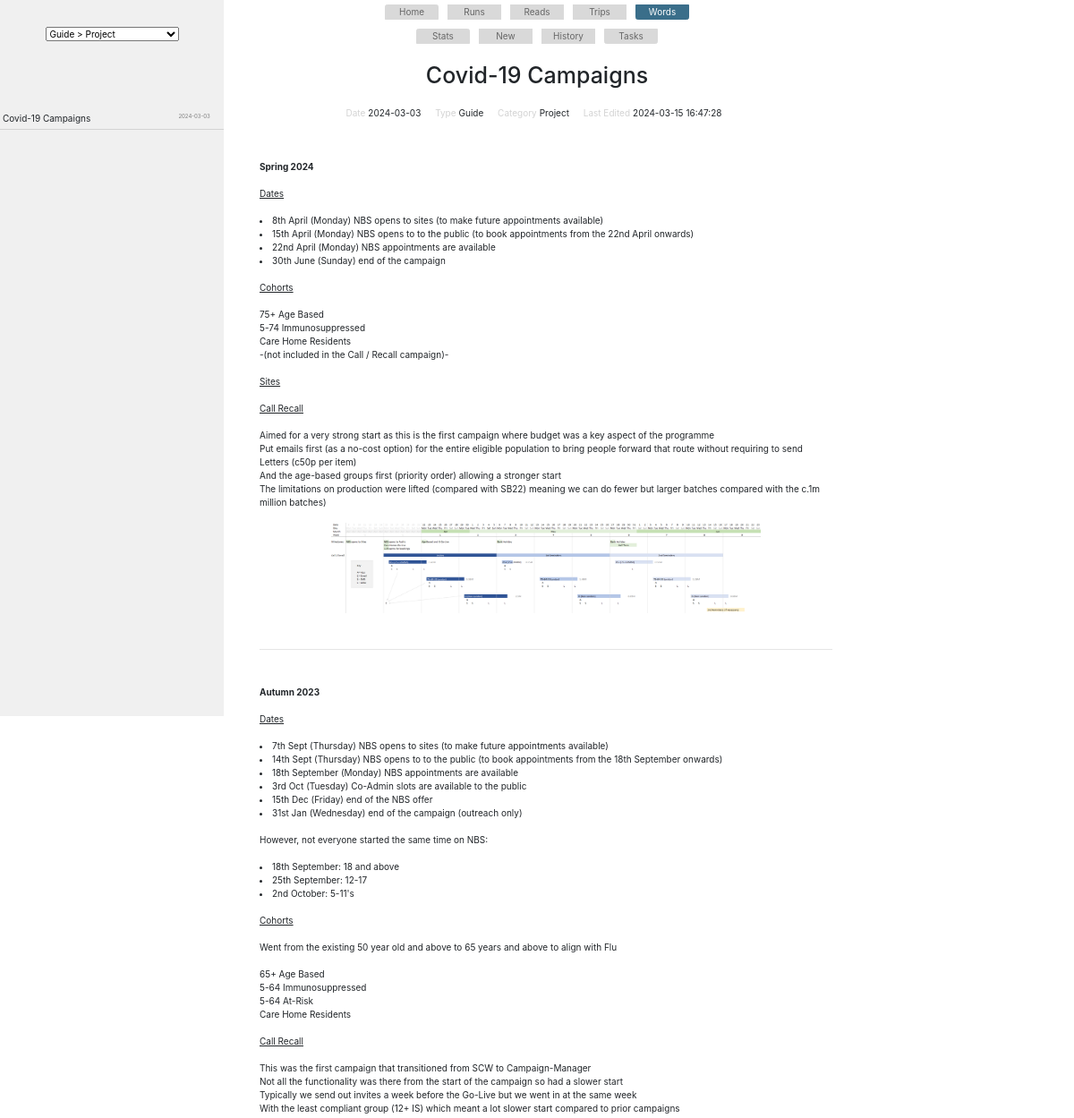
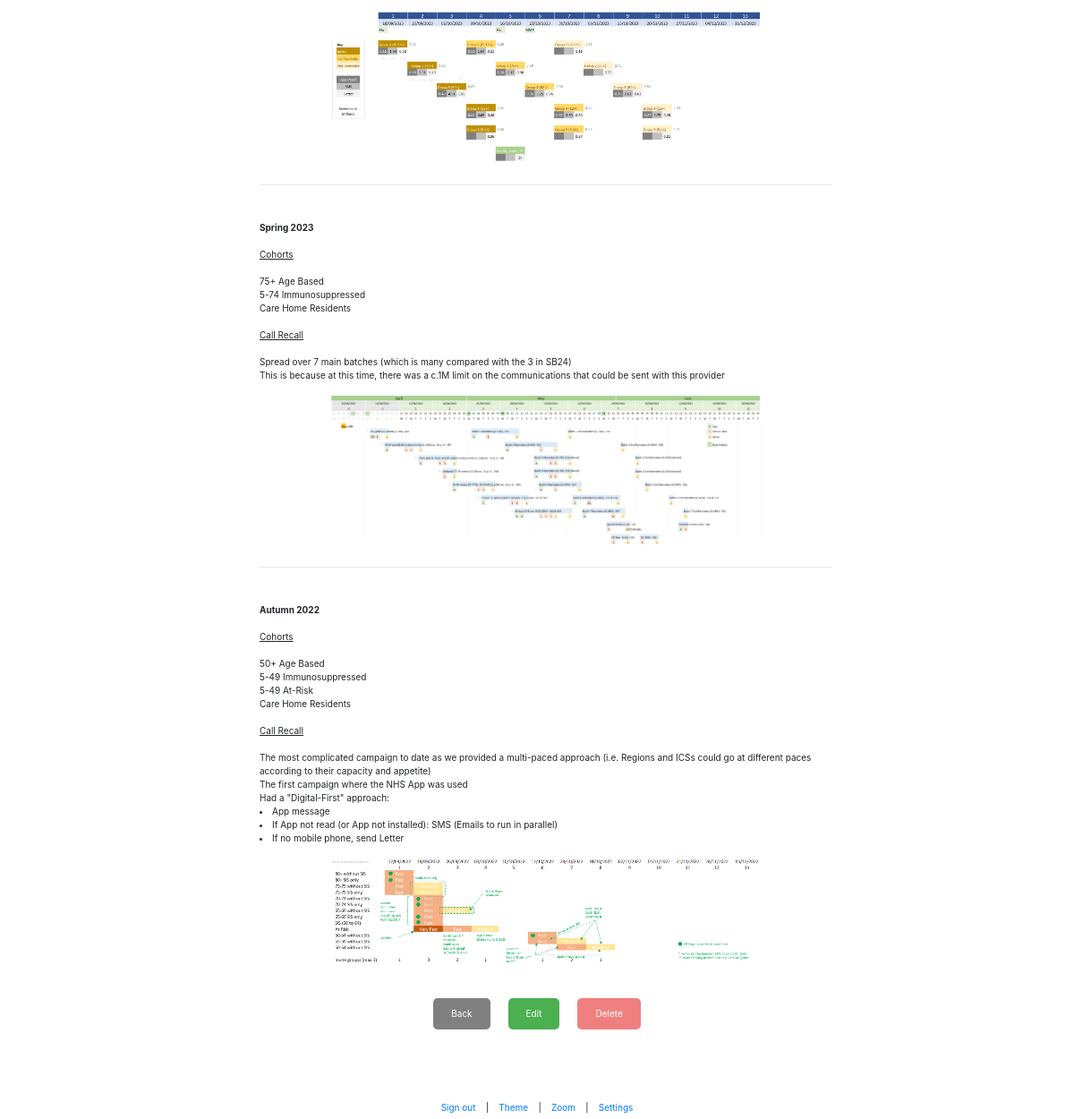
Page /words/note/20240303212355 (signed in) on the committed database (2 pictures, top to bottom).
### app.py (models this page shows)
class Words(db.Model):
    id = db.Column(db.Integer, primary_key=True)
    date_added = db.Column(db.String(20))
    note_date = db.Column(db.String(20))
    note_time = db.Column(db.String(20))
    note_type = db.Column(db.String(200))
    note_category = db.Column(db.String(200))
    note_title = db.Column(db.String(200))
    note_text = db.Column(db.String(2000))
    note_status = db.Column(db.String(200))
    edit_date = db.Column(db.String(20))
    edit_time = db.Column(db.String(20))
    note_tags = db.Column(db.String(200))
    note_original = db.Column(db.Integer)

### app.py (the view)
@app.route('/words/note/<int:note_original>')
@login_required
def words_view(note_original):
    note = Words.query.filter_by(note_original=note_original, note_status='latest').order_by(Words.id.desc()).first()
    notes = Words.query.filter_by(note_status='latest').order_by(Words.note_date.desc())
    note.note_text = re.sub(r'\*\*(.*?)\*\*', r'<b>\1</b>', note.note_text)
    note.note_text = re.sub(r"(https?:\/\/[^\s]+)",r"<a target='_blank' href='\1'>\1</a>", note.note_text).replace('</td>','')
    note.note_text = re.sub(r'\_\_\_', r'<hr>', note.note_text)
    note.note_text = re.sub(r'\-\-(.*?)\-\-', r'<u>\1</u>', note.note_text)
    note.note_text = re.sub(r'\-(.*?)\-$', r'<i>\1</i>', note.note_text)
    note.note_text = re.sub(r'^##(.*)', r'<li class="words_li">\1</li>', note.note_text, flags=re.MULTILINE)
    note.note_text = note.note_text.replace('<table>', '<table class="words_content_table">')
    note.note_text = note.note_text.replace('<table>\r\n', '<table>')
    note.note_text = note.note_text.replace('<th>\r\n', '<th>')
    note.note_text = note.note_text.replace('<tr>\r\n', '<tr>')
    note.note_text = note.note_text.replace('<td>\r\n', '<td>')
    note.note_text = note.note_text.replace('</table>\r\n', '</table>')
    note.note_text = note.note_text.replace('</th>\r\n', '</th>')
    note.note_text = note.note_text.replace('</tr>\r\n', '</tr>')
    note.note_text = note.note_text.replace('</td>\r\n', '</td>')
    note.note_text = note.note_text.replace('</li>\n', '</li>')
    note.note_text = note.note_text.replace('Â£', '£')
    note.note_text = re.sub(r"image>>(.+)", lambda match: f"<img src={url_for('static', filename=f'images/{note.note_original}_{match.group(1).strip()}')} class='words_image center'>", note.note_text)
    note.note_text = note.note_text.replace('\n', '<br>')
    words_config = db.session.query(CONFIG_WORDS_OPTIONS.type,
                                func.group_concat(CONFIG_WORDS_OPTIONS.category, ',').label('categories'),
                                CONFIG_WORDS_OPTIONS.color).group_by(CONFIG_WORDS_OPTIONS.type, CONFIG_WORDS_OPTIONS.color).order_by(CONFIG_WORDS_OPTIONS.id).all()
    words_config_options = [{'type': config.type, 'categories': config.categories.split(','), 'color': config.color} for config in words_config]
    return render_template('words_view.html', note=note, notes=notes, words_options=words_config_options)

### app.py (called while the page is built)
@login_manager.user_loader
def load_user(user_id):
    return User.query.get(int(user_id))

@app.before_request
def before_request():
    if not current_user.is_authenticated and request.endpoint not in ['login', 'static']:
        return redirect(url_for('login'))

### templates/words_view.html (shortened to what this page needs)
{% extends 'base.html' %}
{% block content %}
{% include 'base_words.html' %}
<br/>
<div id="words_view_left_panel">
    <br/>
    <br/>
    <div class="center">
        <select id="words_view_drop_down">
        </select>
    </div>
    <br/>
    <br/>
    <br/>
    <br/>
    <br/>
    <table>
        {% for link in notes %}
        <tr class="words_view_left_panel_link" onclick="window.location='/words/note/{{ link.note_original }}';">
            <td>
                {% if 'Thought' not in link.note_type %}
                    <span class="words_view_left_panel_link_title">{{ link.note_title }}</span>
                {% endif %}
                <span class="words_view_left_panel_link_date">{{link.note_date}}</span>
            </td>
        </tr>
        {% endfor %}
    </table>
</div>
<div id="words_view_main_panel">
    <h1 class="note_title">{{ note.note_title }}</h1>
    <br/>
    <div class="center_wrapper">
        <div class="note_meta_centre_contents">
            <span class="note_meta_label">Date</span><span class="note_meta_value">{{note.note_date}}</span>
            <span class="note_meta_label">Type</span><span class="note_meta_value">{{note.note_type}}</span>
            <span class="note_meta_label">Category</span><span class="note_meta_value">{{note.note_category}}</span>
            <span class="note_meta_label">Last Edited</span><span class="note_meta_value">{{note.edit_date}} {{note.edit_time}}</span>
        </div>
    </div>
    <br/>
    <div class="m-5">
        <div id="word_view_content">
            <div class="note_text_p">{{ note.note_text | safe }}</div>
        </div>
    </div>
    <div class="center_wrapper side_panel">
        <a class="back_button" onclick="history.back()" href="#">Back</a>
        <a class="edit_button" href="/words/note/{{ note.id }}/edit">Edit</a>
        <a class="delete_button" href="/words/note/{{ note.id }}/delete">Delete</a>
    </div>
</div>
{% endblock %}

### static/my_override_style.css (style rules this page uses)
* { font-size: 6pt; }
body { display: none; }
@media screen and (min-width: 1000px) { * { font-size: 10px; } }
@media screen and (min-width: 1000px) { #words_view_main_panel { margin-left: 250px; } }
@media screen and (min-width: 1000px) { #words_view_main_panel { margin-right: 250px !important; } }
.center { text-align: center; margin: auto; }
.trips_stats_table th, td { width: 16.7%; }
li { width: 60px; text-align: center; }
.note_title { text-align: center; }
.center_wrapper { display: flex; justify-content: center; align-items: center; margin: 0; }
.note_meta_centre_contents { text-align: center; }
.note_meta_label { margin-left: 3px; font-weight: light; color: lightgray; }
.note_meta_value { margin-left: 3px; font-weight: medium; margin-right: 10px; }
.note_text_p { margin: 10px; }
.edit_button { display: inline-block; padding: 10px 20px; margin: 10px; text-decoration: none; background-color: #4CAF50; color: #fff; border-radius: 5px; text-align: center; }
.back_button { display: inline-block; padding: 10px 20px; margin: 10px; text-decoration: none; background-color: grey; color: #fff; border-radius: 5px; text-align: center; }
.delete_button { display: inline-block; padding: 10px 20px; margin: 10px; text-decoration: none; background-color: lightcoral; color: #fff; border-radius: 5px; text-align: center; display: block; border: 0; }
.m-5 { margin: 5px; }
td { vertical-align: middle; }
.note_text_p { width: 100%; }
.words_image { margin: 0 auto; text-align: center; }
.note_text_p img { max-width: 75%; margin: 0 auto; display: block; cursor: pointer; }
.words_li { width: 90%; margin: 0; text-align: left; }
#words_view_left_panel { position: fixed; left: 0; top: 0; width: 250px; height: 100vh; background-color: #f0f0f0; overflow-y: auto; }
.words_view_left_panel_link { border-bottom: lightgray 1px solid; vertical-align: middle; cursor: pointer; }
.words_view_left_panel_link span { margin-top: 3px; margin-bottom: 3px; }
.words_view_left_panel_link_title { float:left; width:78%; margin-left: 2px; }
.words_view_left_panel_link_date { float:right; width:20%; color: grey; font-size: 6px; vertical-align: middle; height: 100%; }
table { background-color:rgba(0, 0, 0, 0); }
#word_view_content { margin: auto; }

### rows in the picture
Words: note_title "Covid-19 Campaigns", note_date "2024-03-03", note_type "Guide", note_category "Project", edit_date "2024-03-15", edit_time "16:47:28", note_text "Spring 2024 Dates 8th April (Monday) NBS opens to sites (to make future appointments available) 15th April (Monday) NBS opens to to the public (to book appointments from the 22nd April onwards) 22nd April (Monday) NBS appointments are available 30th June (Sunday) end of the campaign Cohorts 75+ Age Based 5-74 Immunosuppressed Care Home Residents -(not included in the Call / Recall campaign)- Sites Call Recall Aimed for a very strong start as this is the first campaign where budget was a key aspect of the programme Put emails first (as a no-cost option) for the entire eligible population to bring people forward that route without requiring to send Letters (c50p per item) And the age-based…", note_text (picture)
